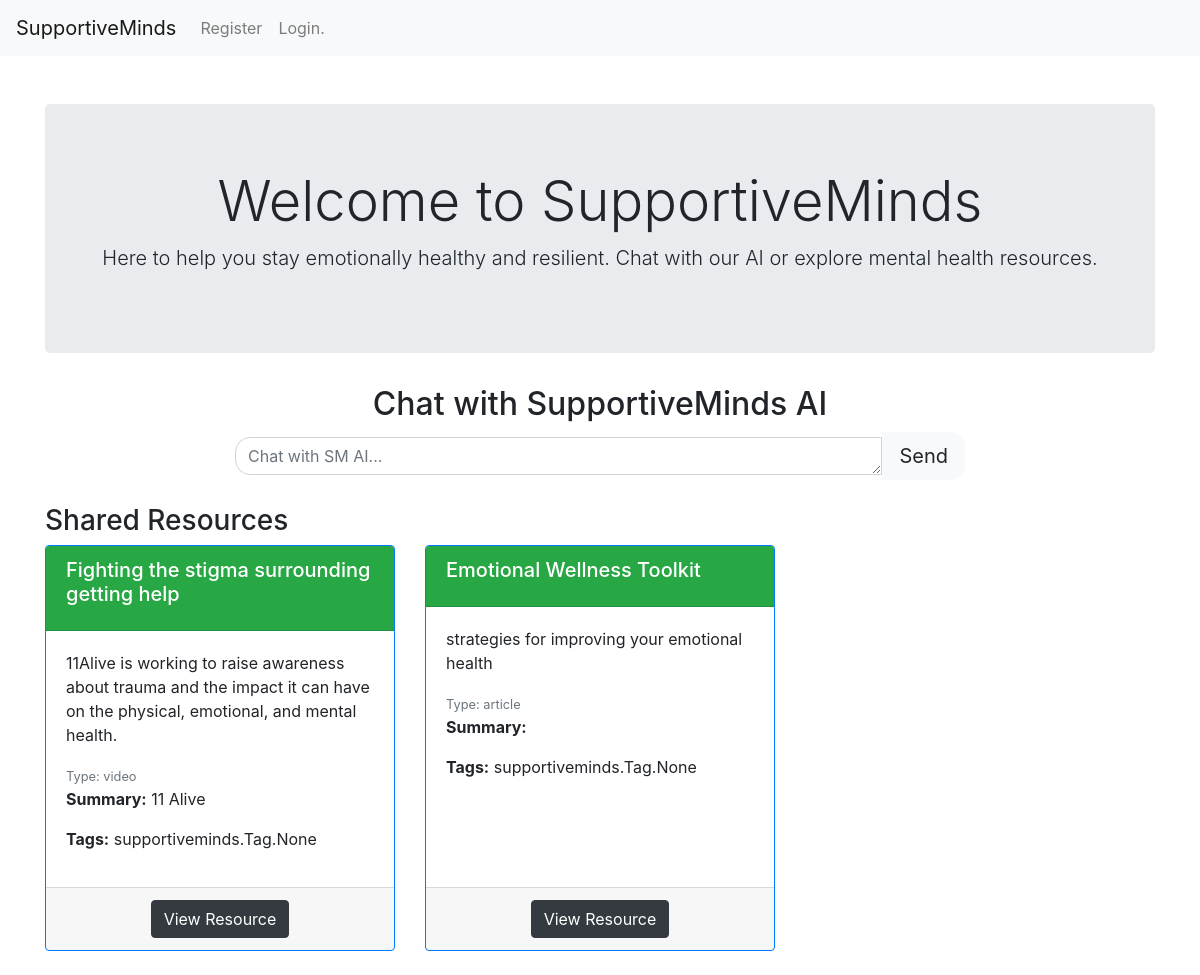
Before: / with the older database file.
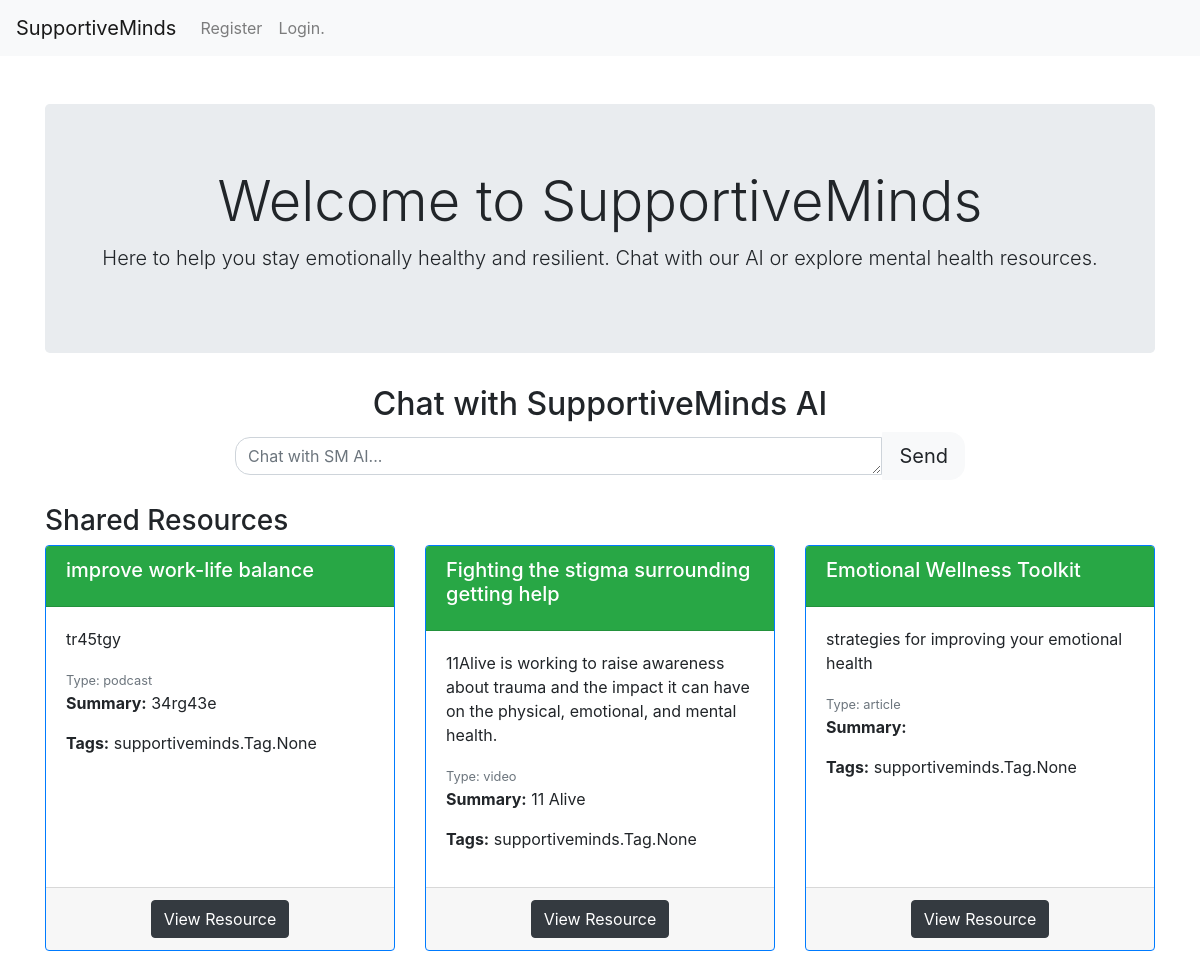
After: the same page with the newer database file.
### supportiveminds/models.py (models this page shows, shortened)
class MentalHealthResource(models.Model):
    RESOURCE_TYPES = [
        ('article', 'Article'),
        ('video', 'Video'),
        ('podcast', 'Podcast'),
        ('infographic', 'Infographic'),
        ('other', 'Other'),
    ]
    title = models.CharField(max_length=255)
    resource_link = models.URLField(max_length=200)
    resource_type = models.CharField(max_length=20, choices=RESOURCE_TYPES)
    resource_description = models.TextField()
    summary = models.TextField(blank=True)
    user = models.ForeignKey(User, on_delete=models.CASCADE)
    created_at = models.DateTimeField(auto_now_add=True)
    tags = models.ManyToManyField(Tag, blank=True)
    is_private = models.BooleanField(default=False)
    file_upload = models.FileField(upload_to='uploads/', null=True, blank=True)

### supportiveminds/views.py (the view, shortened to what this page needs)
# urls.py: path('', home_view, name='home'),
def home_view(request):
    resources = MentalHealthResource.objects.all().order_by('-created_at')
    context = {
        'resources': resources,
    }
    return render(request, 'home.html', context)

### supportiveminds/templates/home.html (shortened to what this page needs)
{% extends 'base.html' %}
{% block content %}
<div class="container mt-5">
  <div class="jumbotron text-center">
      <h1 class="display-4">Welcome to SupportiveMinds</h1>
      <p class="lead">Here to help you stay emotionally healthy and resilient. Chat with our AI or explore mental health resources.</p>
  </div>
  <div id="chat-section" class="mt-4">
      <h2 class="text-center">Chat with SupportiveMinds AI</h2>
      <div class="row justify-content-center">
          <div class="col-md-8">
              <form id="chat-form" method="POST" class="d-flex align-items-center">
                  <div class="form-group flex-grow-1 mb-0">
                      <textarea id="message" name="message" class="form-control" placeholder="Chat with SM AI..." rows="1" style="border-radius: 15px 0 0 15px;"></textarea>
                  </div>
                  <button type="submit" class="btn btn-light btn-lg" style="border-radius: 0 15px 15px 0;">
                       Send
                  </button>
              </form>
          </div>
      </div>
      <h3 class="mt-4">Shared Resources</h3>
      <div id="shared-resources" class="row">
          {% for resource in resources %}
              <div class="col-md-4 mb-4">
                  <div class="card border-primary h-100">
                      <div class="card-header bg-success text-white">
                          <h5 class="card-title">{{ resource.title }}</h5>
                      </div>
                      <div class="card-body">
                          <p class="card-text">{{ resource.resource_description }}</p>
                          <small class="text-muted">Type: {{ resource.resource_type }}</small>
                          <p><strong>Summary:</strong> {{ resource.summary }}</p>
                          <p><strong>Tags:</strong> {{ resource.tags }}</p>
                      </div>
                      <div class="card-footer text-center">
                          <a href="{{ resource.resource_link }}" target="_blank" class="btn btn-dark">View Resource</a>
                      </div>
                  </div>
              </div>
          {% empty %}
              <div class="col-12">
                  <div class="alert alert-info" role="alert">
                      No resources available at the moment.
                  </div>
              </div>
          {% endfor %}
      </div>
</div>
{% endblock %}

Changed rows visible on the page:
added MentalHealthResource: title "improve work-life balance", resource_description "tr45tgy", resource_type "podcast", summary "34rg43e", tags "supportiveminds.Tag.None"
